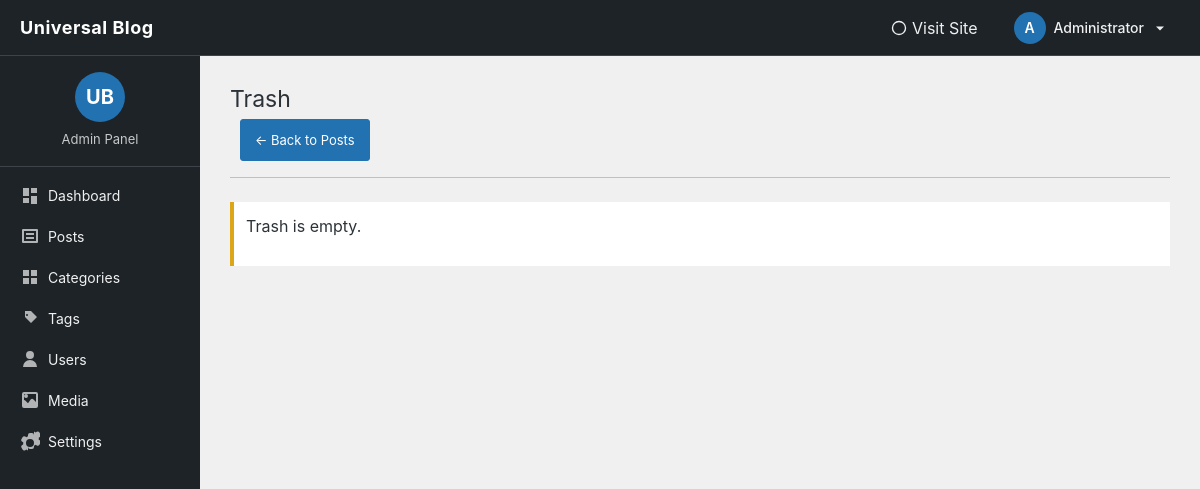
The page /blog/admin/posts/trash.php (signed in) on the database as committed earlier.
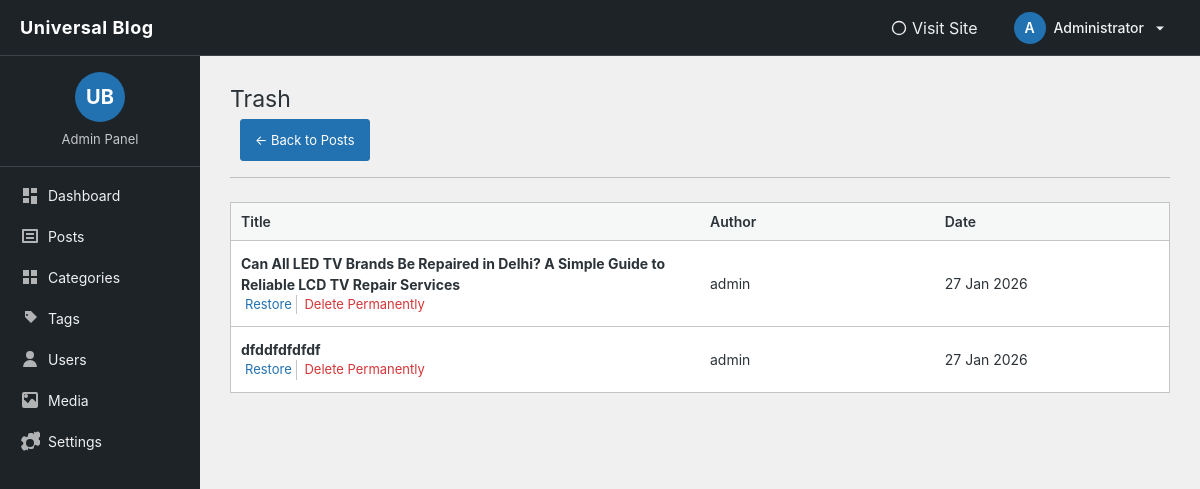
The same page on the database as committed later.
### tables this page shows
CREATE TABLE `posts` (
  `id` int(11) NOT NULL,
  `user_id` int(11) NOT NULL,
  `title` varchar(255) NOT NULL,
  `slug` varchar(255) NOT NULL,
  `canonical_url` varchar(500) DEFAULT NULL,
  `content` text NOT NULL,
  `excerpt` text DEFAULT NULL,
  `status` enum('draft','published','archived','trash') DEFAULT 'draft',
  `created_at` datetime DEFAULT current_timestamp(),
  `updated_at` datetime DEFAULT current_timestamp() ON UPDATE current_timestamp(),
  `published_at` datetime DEFAULT NULL,
  `featured_image` varchar(255) DEFAULT NULL,
  `featured_image_alt` varchar(255) DEFAULT NULL,
  `meta_title` varchar(255) DEFAULT NULL,
  `meta_keywords` varchar(255) DEFAULT NULL,
  `meta_description` text DEFAULT NULL,
  `index_status` enum('index','noindex') DEFAULT 'index',
  `schema_type` varchar(50) DEFAULT 'BlogPosting',
  `schema_organization` varchar(255) DEFAULT NULL,
  `schema_logo` varchar(500) DEFAULT NULL
);

CREATE TABLE `users` (
  `id` int(11) NOT NULL,
  `username` varchar(50) NOT NULL,
  `email` varchar(100) NOT NULL,
  `password` varchar(255) NOT NULL,
  `display_name` varchar(100) DEFAULT NULL,
  `role` enum('admin','author','editor') DEFAULT 'author',
  `created_at` datetime DEFAULT current_timestamp()
);

### blog/admin/posts/trash.php (the view, shortened to what this page needs)
<?php
require_once '../../includes/db.php';
$stmt = $pdo->query("
    SELECT posts.id, posts.title, posts.created_at, users.username
    FROM posts
    LEFT JOIN users ON users.id = posts.user_id
    WHERE posts.status='trash'
    ORDER BY posts.created_at DESC
");
$posts = $stmt->fetchAll();
?>
<!DOCTYPE html>
<html lang="en">
<head>
<link href="https://cdn.jsdelivr.net/npm/bootstrap@5.3.2/dist/css/bootstrap.min.css" rel="stylesheet">
</head>
<body>
<?php require '../partials/header.php'; ?>
<div class="container-fluid">
<div class="row">
<?php require '../partials/sidebar.php'; ?>
<main class="col-md-9 col-lg-10">
<div class="wrap">
<h1 class="wp-heading-inline">Trash</h1>
<a href="index.php" class="page-title-action">← Back to Posts</a>
<hr class="wp-header-end">
<div class="mt-4">
<?php if (!$posts): ?>
    <div class="notice notice-warning">
        <p>Trash is empty.</p>
    </div>
<?php else: ?>
<table class="wp-list-table">
<thead>
<tr>
<th style="width:40%">Title</th>
<th style="width:20%">Author</th>
<th style="width:20%">Date</th>
</tr>
</thead>
<tbody>
<?php foreach ($posts as $post): ?>
<tr>
<td>
    <strong><?=htmlspecialchars($post['title'])?></strong>
    <div class="row-actions">
        <span>
            <a href="?restore=<?=$post['id']?>"
               onclick="return confirm('Restore this post?')">
               Restore
            </a>
        </span>
        <span class="delete">
            <a href="?delete=<?=$post['id']?>"
               onclick="return confirm('Delete permanently? This cannot be undone.')">
               Delete Permanently
            </a>
        </span>
    </div>
</td>
<td><?=htmlspecialchars($post['username'])?></td>
<td><?=date('d M Y', strtotime($post['created_at']))?></td>
</tr>
<?php endforeach; ?>
</tbody>
</table>
<?php endif; ?>
</div>
</div>
</main>
</div>
</div>
</body>
</html>

Rows that differ between the two databases and show on the page:
added posts: title "Can All LED TV Brands Be Repaired in Delhi? A Simple Guide to Reliable LCD TV Repair Services", user.username "admin", created_at "27 Jan 2026"
added posts: title "dfddfdfdfdf", user.username "admin", created_at "27 Jan 2026"
Other text that changed with them:
text no longer shown: "Trash is empty."
text now shown: "Title Author Date"
